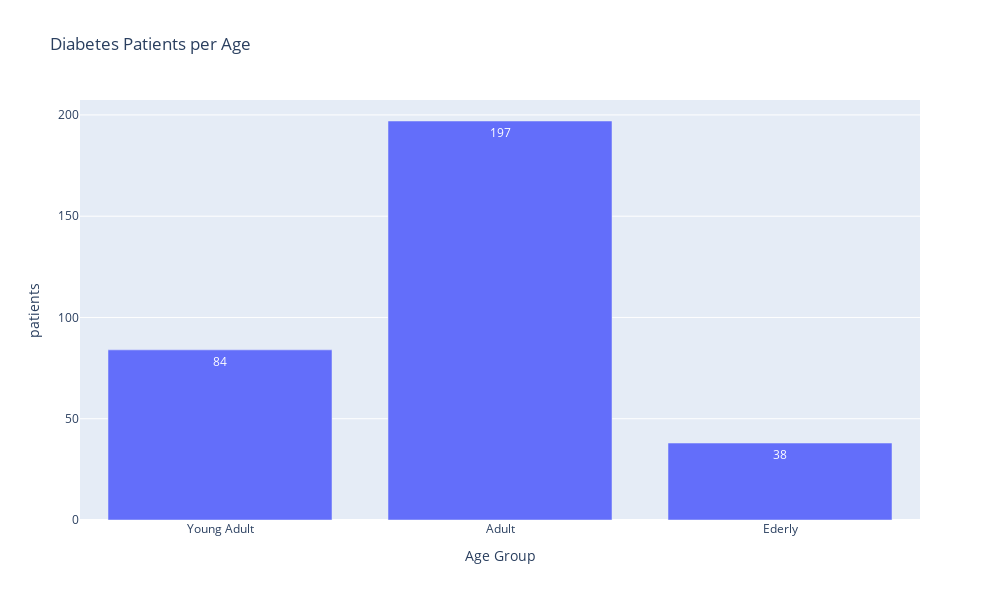

Notebook code cell kept with this figure:
### Code cell
fig = px.bar(age_df, x='Age Group', y='patients', text='patients', width=1000,height=600,title="Diabetes Patients per Age")
fig.update_traces(textposition='inside')
fig.update_layout(uniformtext_minsize=8, uniformtext_mode='hide')
fig.show()

### Figure 1 — Plotly figure (JSON) as saved in the notebook; plotly's stock layout.template omitted (floating-point values rounded to 4 significant figures)
{"data": [{"alignmentgroup": "True", "hovertemplate": "Age Group=%{x}<br>patients=%{text}<extra></extra>", "legendgroup": "", "marker": {"color": "#636efa", "pattern": {"shape": ""}}, "name": "", "offsetgroup": "", "orientation": "v", "showlegend": false, "text": ["84", "197", "38"], "textposition": "inside", "type": "bar", "x": ["Young Adult", "Adult", "Ederly"], "xaxis": "x", "y": [84, 197, 38], "yaxis": "y"}], "layout": {"barmode": "relative", "height": 600, "legend": {"tracegroupgap": 0}, "title": {"text": "Diabetes Patients per Age"}, "uniformtext": {"minsize": 8, "mode": "hide"}, "width": 1000, "xaxis": {"anchor": "y", "domain": [0, 1], "title": {"text": "Age Group"}}, "yaxis": {"anchor": "x", "domain": [0, 1], "title": {"text": "patients"}}}}
